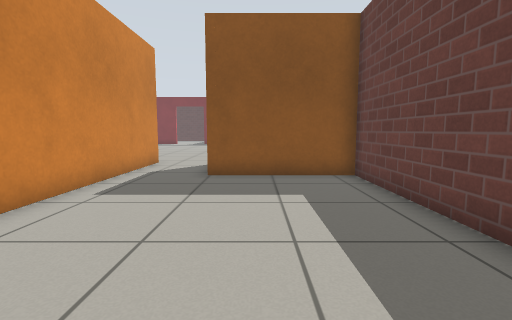
[1] (above)

24 first-person views from a walk through a Gazebo world. The camera is 0.72 m above the floor, tilts 6° down and sees 85° across. The floor is counted in squares, 0.5 m on a side. Each view is taken from the middle of a square. On the plan, view 1 faces up. The plan holds only what a view shows up to about 14 squares ahead; the rest is blank. Gazebo's built-in surfaces are drawn with simple patterns.

[2]
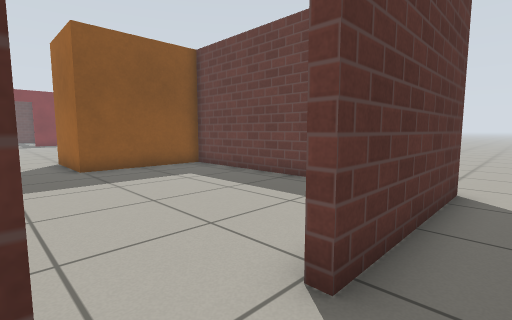

[3]
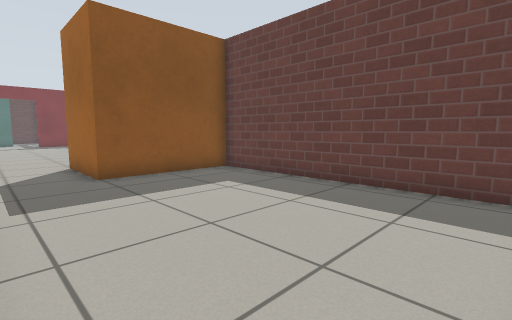

[4]
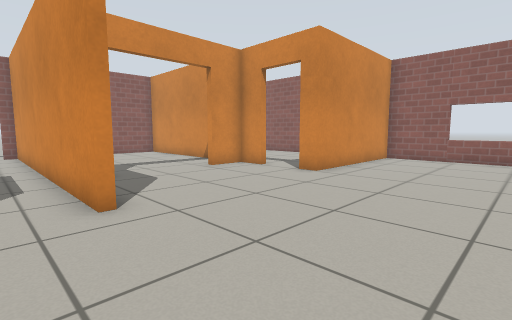

[5]
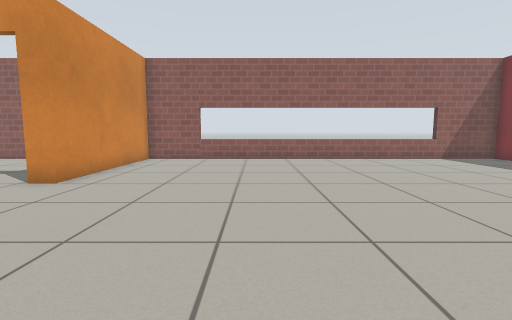

[6]
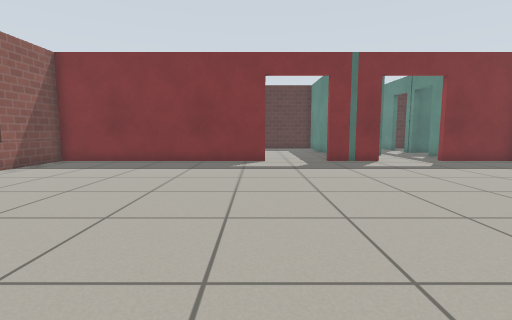

[7]
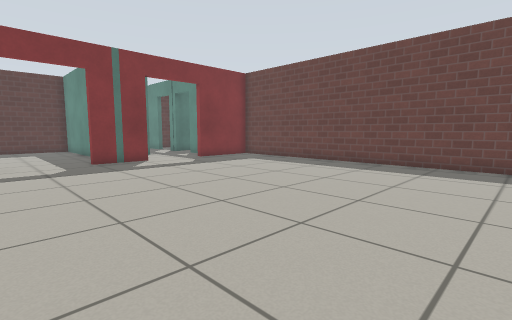

[8]
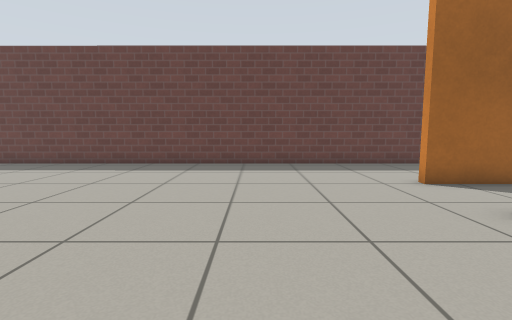

[9]
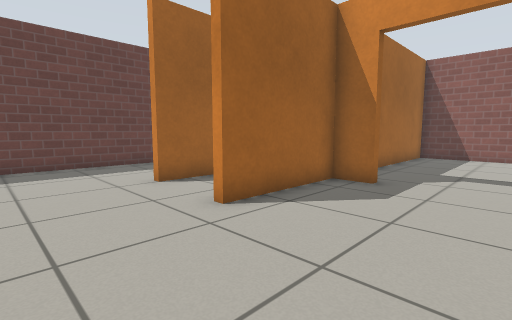

[10]
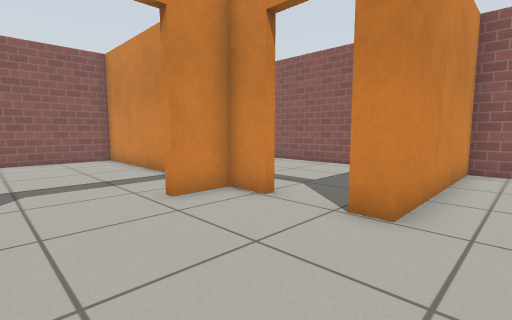

[11]
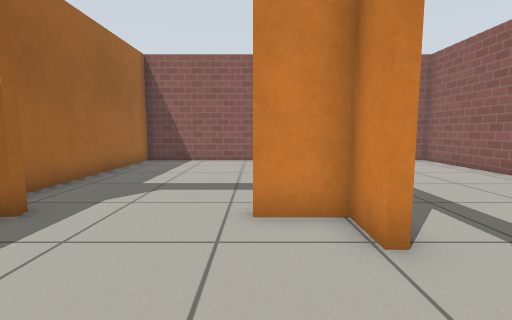

[12]
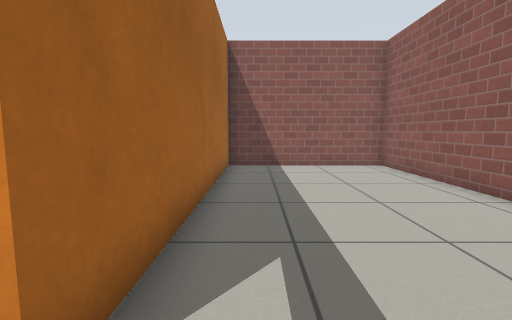

[13]
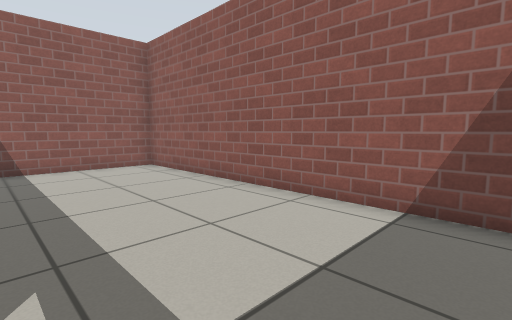

[14]
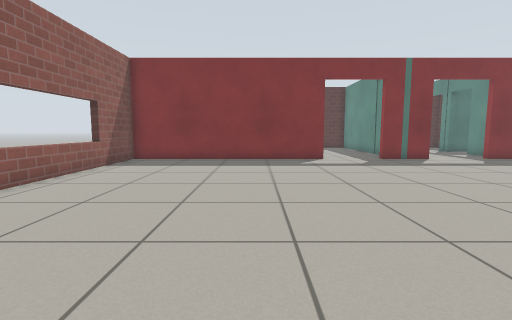

[15]
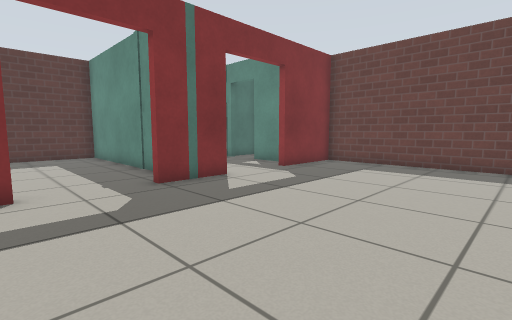

[16]
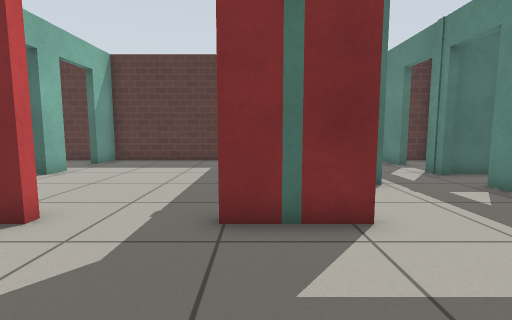

[17]
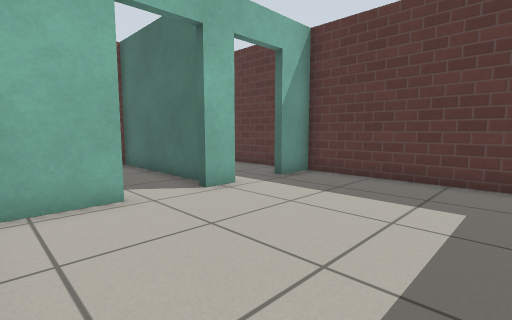

[18]
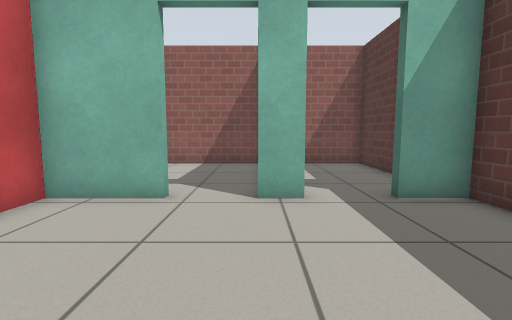

[19]
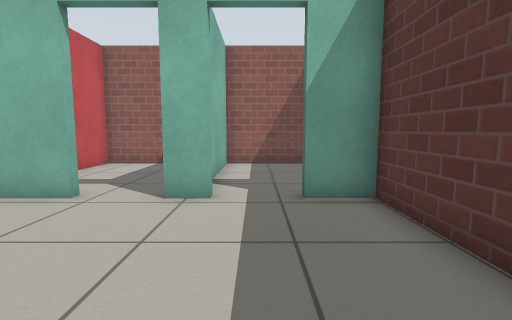

[20]
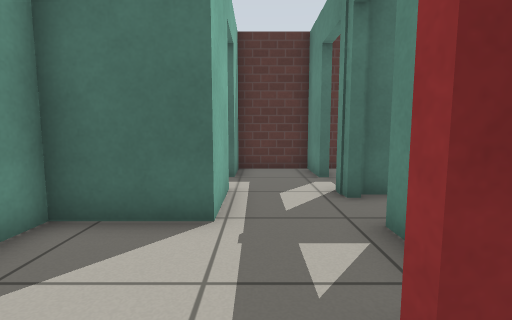

[21]
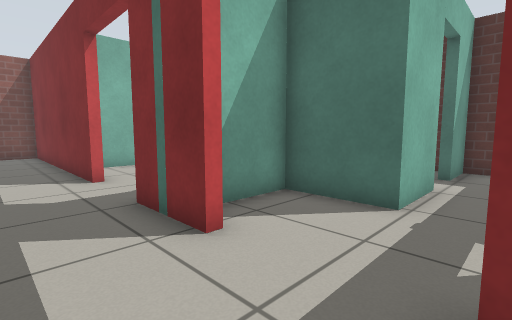

[22]
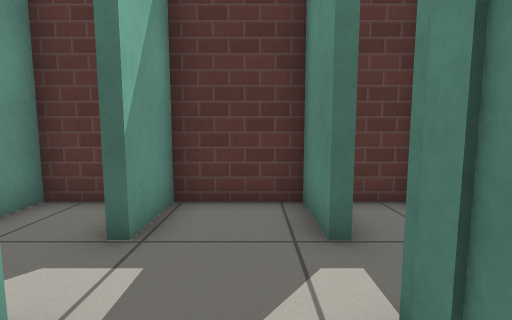

[23]
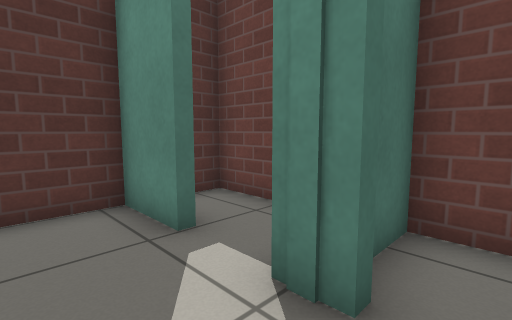

[24]
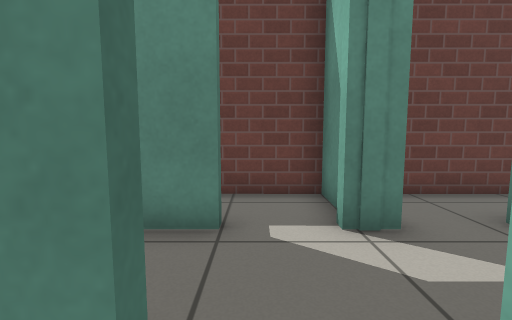

### Floor plan
Ten units are one square. View 1 is at (0, 0); x grows to the right and y downward. Boxes are objects, and circles mark ways between rooms. Rooms are numbered by the first view taken in them; rooms with no view inside come last. Other rooms are left out.
<svg viewBox="-195 -401 235 426">
<path fill="none" stroke="#000" d="M32 -2 32 -89 -16 -89 -16 -125M-44 -128 -44 5 -39 5M35 9 -20 9M-85 -302 -182 -302 -182 -125 -116 -125 -116 -116M-31 -302 -56 -302M-116 -99 -116 -85 -99 -85M-60 -85 -47 -85 -47 -128M32 -97 32 -302 -2 -302M-182 -109 -182 5 -119 5 -119 -98M-118 -360 -118 -352M-118 -331 -118 -305 -108 -305M-47 -325 -47 -389M-53 -396 -118 -396 -118 -380M-17 -359 -17 -333 -44 -333 -44 -312M9 -349 9 -357M9 -314 9 -331M9 -376 9 -396 -17 -396 -17 -375M-23 -396 -44 -396 -44 -385M-20 -375 -20 -381M-116 -50 -116 5 -47 5 -47 -68M-130 -396 -182 -396 -182 -357 -141 -357M-124 -354 -182 -354 -182 -305 -160 -305M20 -355 33 -355 33 -396 17 -396M33 -312 33 -352 14 -352"/>
<circle cx="-30" cy="10" r="3" fill="#2a7"/>
<circle cx="-35" cy="-130" r="3" fill="#2a7"/>
<circle cx="-120" cy="-105" r="3" fill="#2a7"/>
<circle cx="-70" cy="-300" r="3" fill="#2a7"/>
<circle cx="-20" cy="-300" r="3" fill="#2a7"/>
<circle cx="-80" cy="-80" r="3" fill="#2a7"/>
<circle cx="-120" cy="-355" r="3" fill="#2a7"/>
<circle cx="-20" cy="-365" r="3" fill="#2a7"/>
<circle cx="10" cy="-350" r="3" fill="#2a7"/>
<text x="-10" y="-50">1</text>
<text x="-190" y="-200">2</text>
<text x="-70" y="-200">3</text>
<text x="-150" y="-60">4</text>
<text x="-90" y="-350">5</text>
<text x="-10" y="-340">6</text>
<text x="-40" y="-370">7</text>
<text x="-90" y="-40">8</text>
<text x="-150" y="-380">9</text>
<text x="-150" y="-330">10</text>
<text x="20" y="-380">11</text>
<text x="20" y="-330">12</text>
</svg>
Room 1 opens to room 2. Room 1 opens to room 3. Room 3 opens to room 4. Room 3 opens to room 5. Room 3 opens to room 6. Room 3 opens to room 8. Room 5 opens to room 9. Room 6 opens to room 7. Room 6 opens to room 12.

Where each view was taken, in squares from view 1:
view 1: 0 up, 0 right, facing up
view 2: 2 down, 4 left, facing up-right
view 3: 0 up, 4 left, facing up-right
view 4: 18 up, 3 left, facing down-left
view 5: 18 up, 4 left, facing left
view 6: 17 up, 9 left, facing up
view 7: 17 up, 9 left, facing up-right
view 8: 17 up, 9 left, facing right
view 9: 16 up, 9 left, facing down-right
view 10: 14 up, 7 left, facing down-left
view 11: 13 up, 10 left, facing down
view 12: 11 up, 13 left, facing down
view 13: 11 up, 13 left, facing down-left
view 14: 16 up, 12 left, facing up
view 15: 23 up, 9 left, facing up-right
view 16: 26 up, 5 left, facing up
view 17: 31 up, 6 left, facing up-left
view 18: 35 up, 6 left, facing left
view 19: 37 up, 6 left, facing left
view 20: 29 up, 1 left, facing up
view 21: 28 up, 0 right, facing up-left
view 22: 34 up, 0 right, facing up
view 23: 34 up, 1 left, facing up-right
view 24: 37 up, 3 left, facing right
